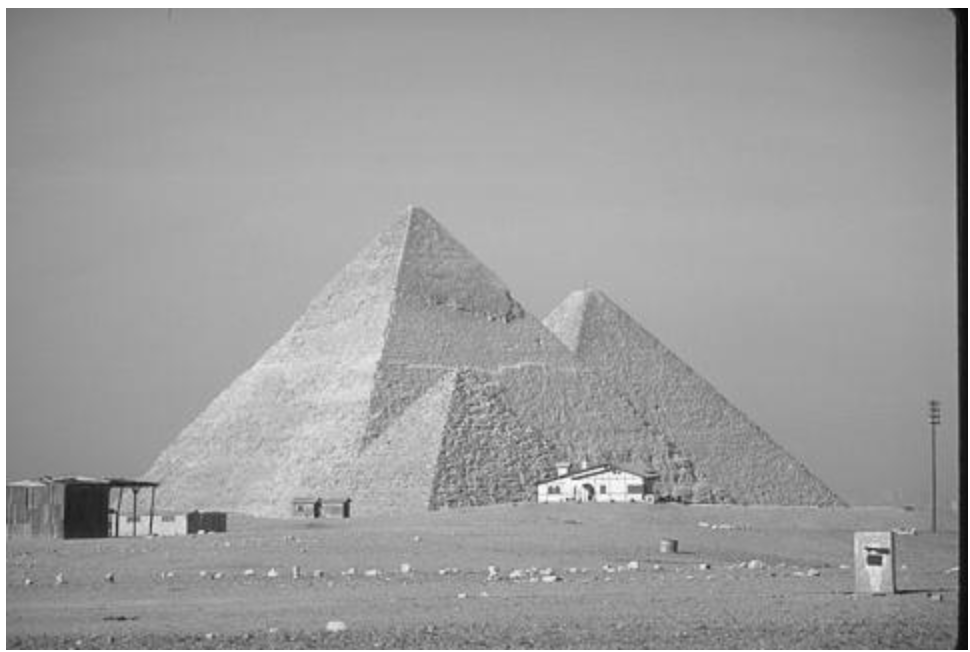
#> input picture CannyEdge Det/img3.png, 970 x 652 px
$ python canny.py   (older library calls are emulated)
#> lines starting #> are read from the running program, lines starting #| are printed output that depends on the picture
from math import pi, sqrt, exp, atan2
from numpy.lib.type_check import imag
import cv2
import numpy as np
from skimage import  filters


#Read the gray scale image
img = cv2.imread("img3.png",cv2.IMREAD_GRAYSCALE)
#> img is the input picture: shape (652, 970); min 8, max 255, mean 158.6
print("Image Shape: ",img.shape)
#| Image Shape:  (652, 970)

#Create a 1d guassian filter of length n and std sgima
def gauss(n=11,sigma=1):
    r = range(-int(n/2),int(n/2)+1)
    return [1 / (sigma * sqrt(2*pi)) * exp(-float(x)**2/(2*sigma**2)) for x in r]

sigma=3
filter_length=11
G=gauss(filter_length,sigma)

#Create a 1d mask for 1st derivate of g in x and y
Gx=[1,-1]
Gy=[[1],[-1]]

#convole img with G along rows, to get Ix
Ix=np.array([np.convolve(row,G) for row in img])

#convole img with G along cols, to get Iy
Iy=np.array([np.convolve(col,G) for col in Ix.transpose()])

print("Ix: ",Ix.shape)
#| Ix:  (652, 980)

#Convolve Ix with Gx to get Ix'
Ix_dash=np.array([np.convolve(row,Gx) for row in Ix])
print("Ix dash:",Ix_dash.shape)
#| Ix dash: (652, 981)

#Convolve Iy with Gy to get Iy'
Iy_dash=np.array([np.convolve(col,Gx) for col in Iy])
print("Iy: ",Iy.shape)
#| Iy:  (980, 662)

print("Iy dash:",Iy_dash.shape)
#| Iy dash: (980, 663)

#Adjust the dimensions before magnitude cal
Ix_dash=np.append(Ix_dash,np.zeros((filter_length,img.shape[1]+filter_length)),axis=0)
#> Ix_dash: shape (663, 981) float64
print("Ix dash new:",Ix_dash.shape)
#| Ix dash new: (663, 981)

#Iy_dash=np.append(Iy_dash,np.zeros((filter_length,img.shape[0]+filter_length)),axis=0)
Iy_dash=np.append(Iy_dash,np.zeros((1,img.shape[0]+filter_length)),axis=0)
#> Iy_dash: shape (981, 663) float64

Iy_dash=Iy_dash.T
#> Iy_dash: shape (663, 981) float64
print("Iy dash new:", Iy_dash.shape)
#| Iy dash new: (663, 981)

#Compute magnitude at each pixel
grad_mag=np.sqrt(np.square(Ix_dash)+np.square(Iy_dash))


#Compute orientation of gradient
grad_dir=np.zeros((Iy_dash.shape[0],Iy_dash.shape[1]),dtype=float)
print(grad_dir.shape)
#| (663, 981)
for i in range(Iy_dash.shape[0]):
    for j in range(Iy_dash.shape[1]):
        grad_dir[i][j]=atan2(Iy_dash[i][j],Ix_dash[i][j])
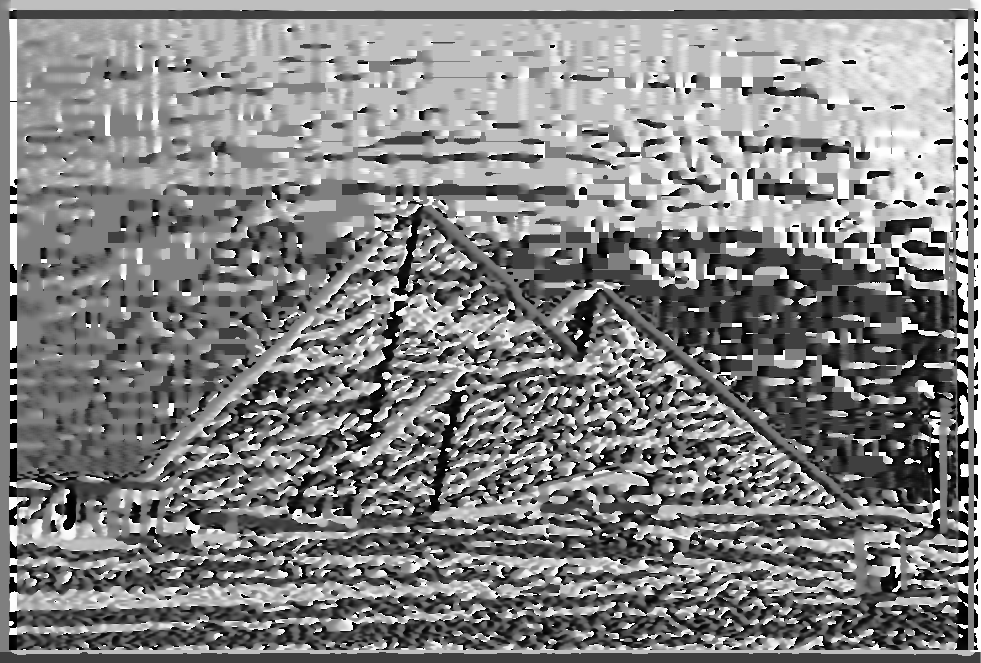
#> grad_dir: shape (663, 981) float64; min -3.14, max 3.14, mean 0.104; drawn with min black and max white

#Apply non-max suppression
def non_max_suppression(img, D):
    M, N = img.shape
#> M = 663; N = 981
    Z = np.zeros((M,N), dtype=np.int32)
    angle = D * 180. / np.pi
    angle[angle < 0] += 180
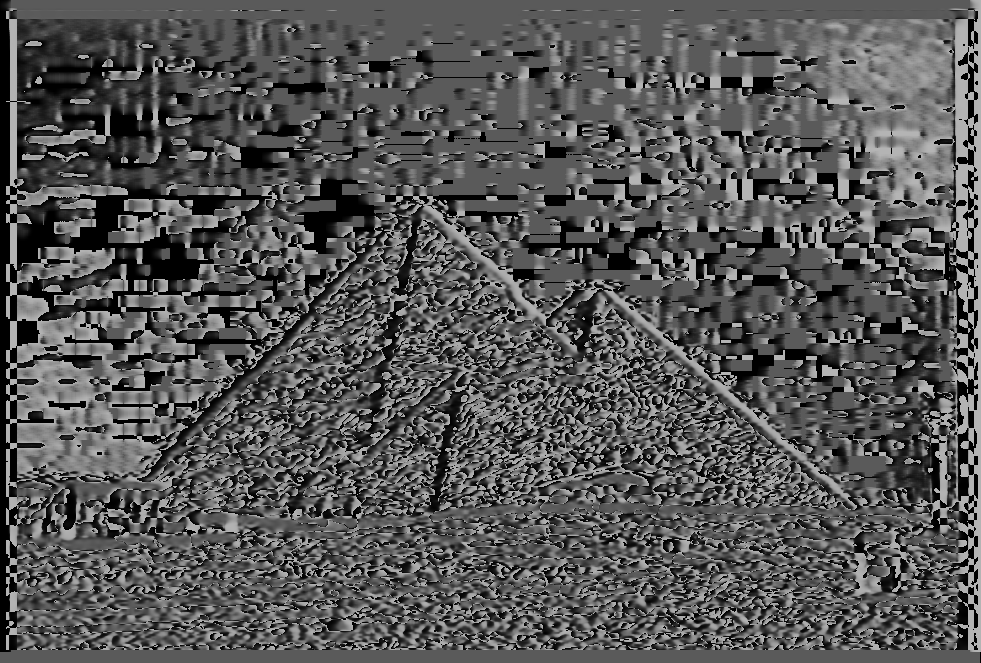
#> angle: shape (663, 981) float64; min 0, max 180, mean 86.5


    for i in range(1,M-1):
        for j in range(1,N-1):
            try:
                q = 255
                r = 255

                #angle 0
                if (0 <= angle[i,j] < 22.5) or (157.5 <= angle[i,j] <= 180):
                    q = img[i, j+1]
                    r = img[i, j-1]
                #angle 45
                elif (22.5 <= angle[i,j] < 67.5):
                    q = img[i+1, j-1]
                    r = img[i-1, j+1]
                #angle 90
                elif (67.5 <= angle[i,j] < 112.5):
                    q = img[i+1, j]
                    r = img[i-1, j]
                #angle 135
                elif (112.5 <= angle[i,j] < 157.5):
                    q = img[i-1, j-1]
                    r = img[i+1, j+1]

                if (img[i,j] >= q) and (img[i,j] >= r):
                    Z[i,j] = img[i,j]
                else:
                    Z[i,j] = 0

            except IndexError as e:
                pass
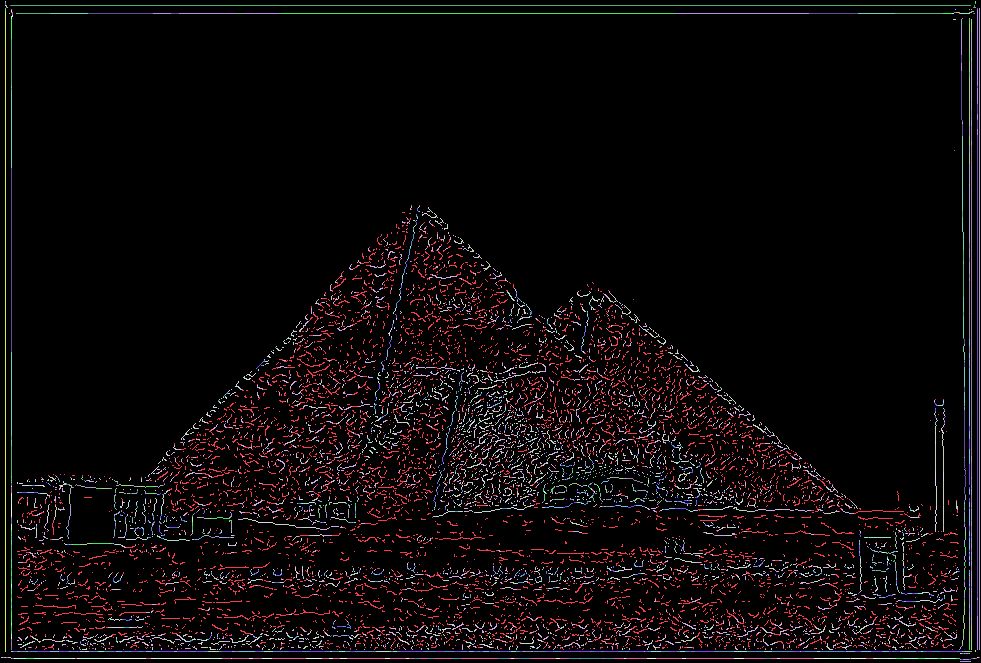
#> Z: shape (663, 981) int32; 39 distinct labels, from 0 to 39; one colour per label, 0 black

    return Z

#Apply Hysterisis thresholding on the thin edges
nm_img=non_max_suppression(grad_mag,grad_dir)

#Set low and high values for the edge thresholding
low = 0.1
high = 0.35
#Perform hysterisis thresholding
hyst = filters.apply_hysteresis_threshold(nm_img, low, high)
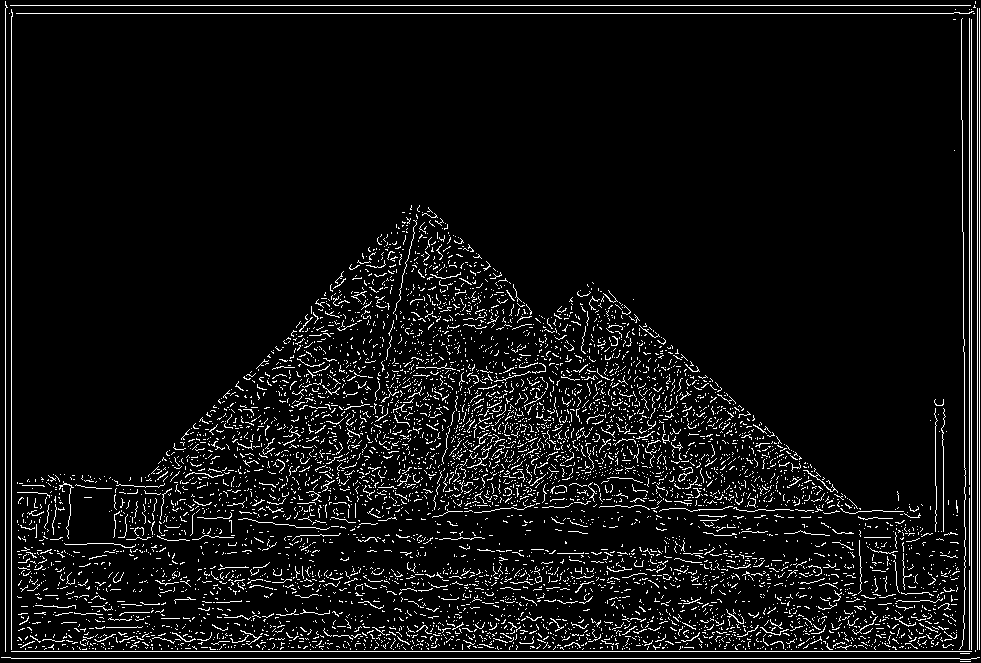
#> hyst: shape (663, 981) bool; 6.4% white in thin lines or dots

#Visualization

cv2.imshow("Ix_dash",Ix_dash)
cv2.imshow("Iy_dash",Iy_dash)
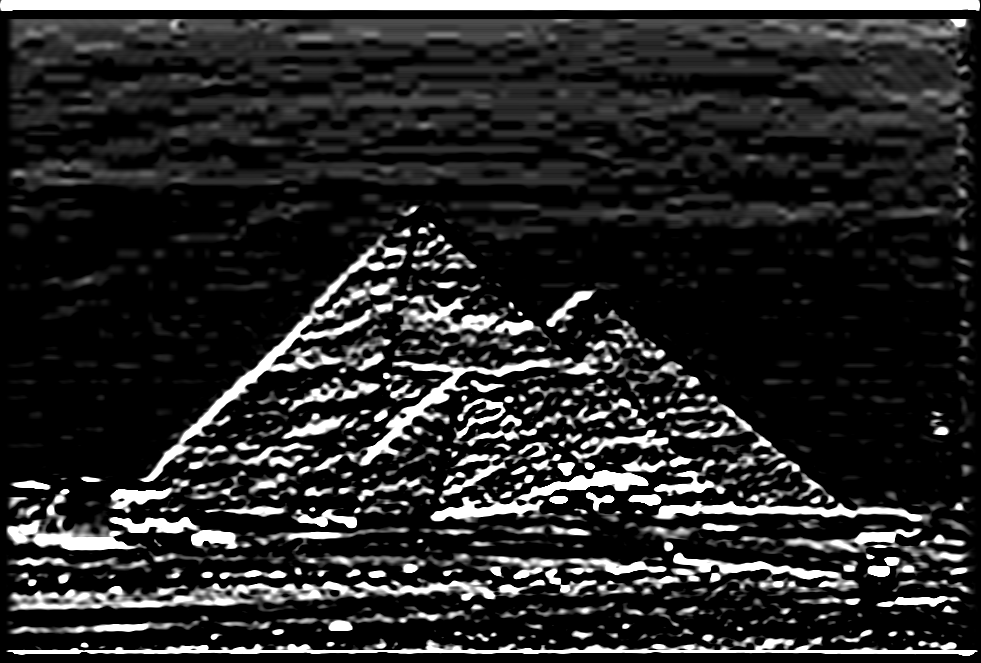
#> window 'Iy_dash': shape (663, 981); min 0, max 255, mean 41.1

cv2.imshow("Non max suppresion Image",nm_img.astype(np.float))
cv2.imshow("Grad Magnitude",grad_mag)
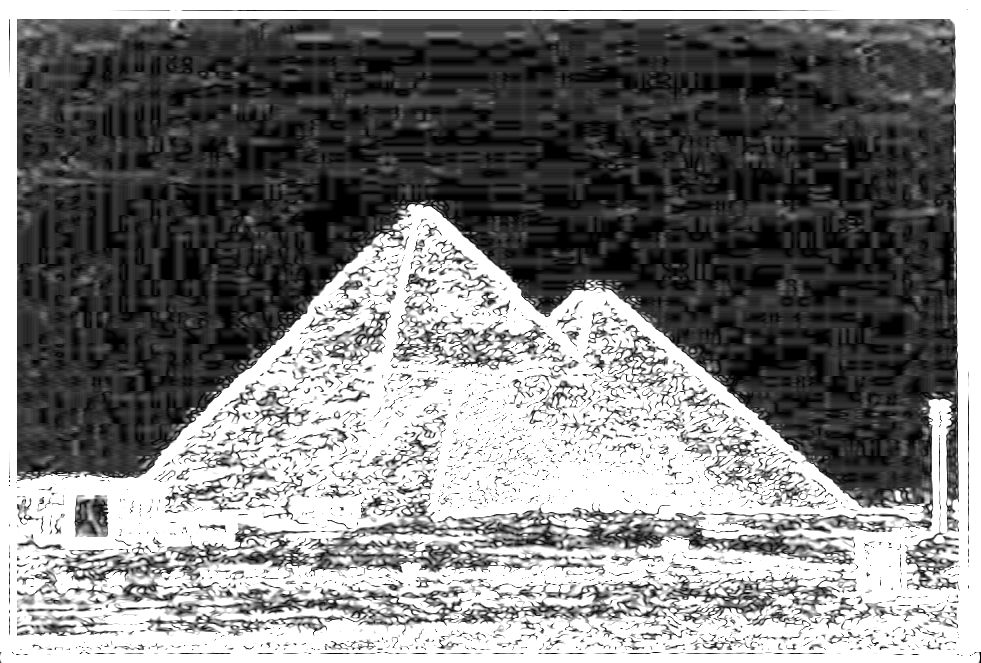
#> window 'Grad Magnitude': shape (663, 981); min 0, max 255, mean 127.5
cv2.imshow("Grad direction",grad_dir)
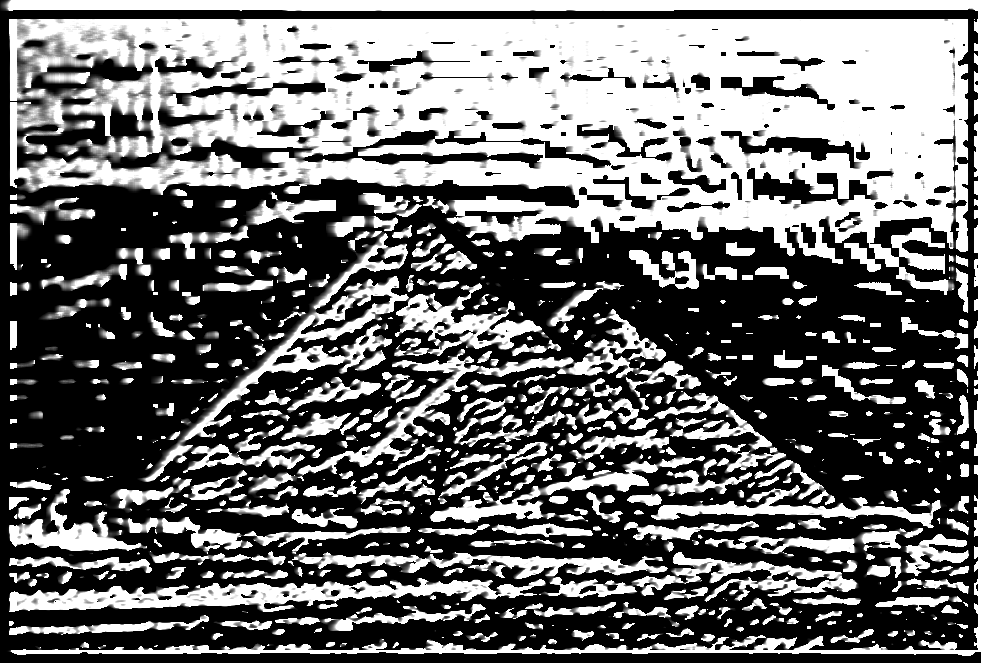
#> window 'Grad direction': shape (663, 981); min 0, max 255, mean 109.1

cv2.imshow('Hysterisis thresholding',hyst.astype(float))
cv2.imshow("Image",img)


cv2.waitKey(0) # waits until a key is pressed
cv2.destroyAllWindows() # destroys the window showing image
